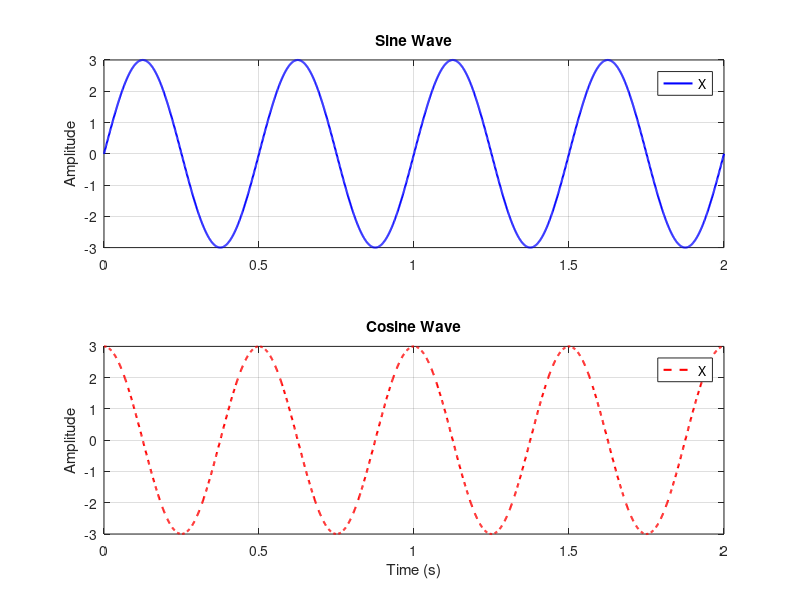

Here is the MATLAB script that generated this plot:
t = 0:0.001:2;

y_sine = 3 * sin(2 * pi * 2 * t);
y_cosine = 3 * cos(2 * pi * 2 * t);

figure(1);

subplot(2, 1, 1);
plot(t, y_sine, 'b-','LineWidth', 1.5);
title('Sine Wave');
legend('X');
ylabel('Amplitude');
grid on;

subplot(2, 1, 2);
plot(t, y_cosine, 'r--', 'LineWidth', 1.5);
title('Cosine Wave');
legend('X');
xlabel('Time (s)');
ylabel('Amplitude');
grid on;
